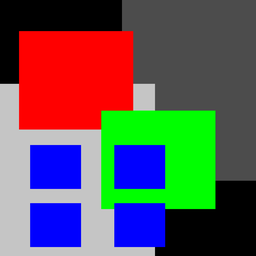
#> input picture Profile/mask.png, 256 x 256 px, shrunk from 2000 x 2000 before the run
$ python fix.py
#> lines starting #> are read from the running program, lines starting #| are printed output that depends on the picture
from PIL import Image
import colorsys
from tqdm import tqdm
from collections import Counter

class Color:
	def __init__(self, color):
		self.color = color
		self.count = 1
	def increment(self):
		self.count += 1
	def __lt__(self, other):
		return self.count < other.count
	def __le__(self, other):
		return self.count <= other.count

def color_distance(c1, c2):
	(r1, g1, b1) = c1
	(r2, g2, b2) = c2
	(r1, g1, b1) = (r1 / 255.0, g1 / 255.0, b1 / 255.0)
	(r2, g2, b2) = (r2 / 255.0, g2 / 255.0, b2 / 255.0)
	(h1, s1, v1) = colorsys.rgb_to_hsv(r1, g1, b1)
	(h2, s2, v2) = colorsys.rgb_to_hsv(r2, g2, b2)
	if (s1 > 0.1) ^ (s2 > 0.1):
		return 1000000
	if (s1 > 0.1):
		return abs(h1 - h2)
	else:
		return abs(v1 - v2)

mask = Image.open("mask.png").convert("RGB")
#> mask is the input picture: PIL image 256x256 RGB; mean R, G, B 92.6, 85.1, 85.9
pixels = mask.load()
w = mask.width
#> w = 256
h = mask.height
#> h = 256

given_colors = []
colors = []

for x in tqdm(range(w)):
	for y in range(h):
		color = pixels[x, y]
		done = False
		for i in range(len(colors)):
			if (colors[i].color == color):
				colors[i].increment()
				done = True
				break
		if (not done):
			colors.append(Color(color))
colors.sort(reverse=True)
for i in range(20):
	given_colors.append(colors[i].color)

print(given_colors)
#> (printed output is left out)

# for x in tqdm(range(w)):
# 	for y in range(h):
# 		pixels[x, y] = min(given_colors, key = lambda c: color_distance(c, pixels[x, y]))

for x in tqdm(range(w)):
	for y in range(h):
		if pixels[x, y] not in given_colors:
			color_counts = Counter()

			for dx in range(-2, 3):
				for dy in range(-2, 3):
					nx, ny = x + dx, y + dy
					if 0 <= nx < w and 0 <= ny < h and pixels[nx, ny] in given_colors:
						color_counts[pixels[nx, ny]] += 1

			if color_counts:
				most_frequent_color = color_counts.most_common(1)[0][0]
				pixels[x, y] = most_frequent_color

mask.save("mask_fixed.png")
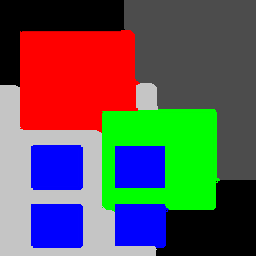
#> saved as mask_fixed.png: PIL image 256x256 RGB; mean R, G, B 92.4, 85.7, 84.9
